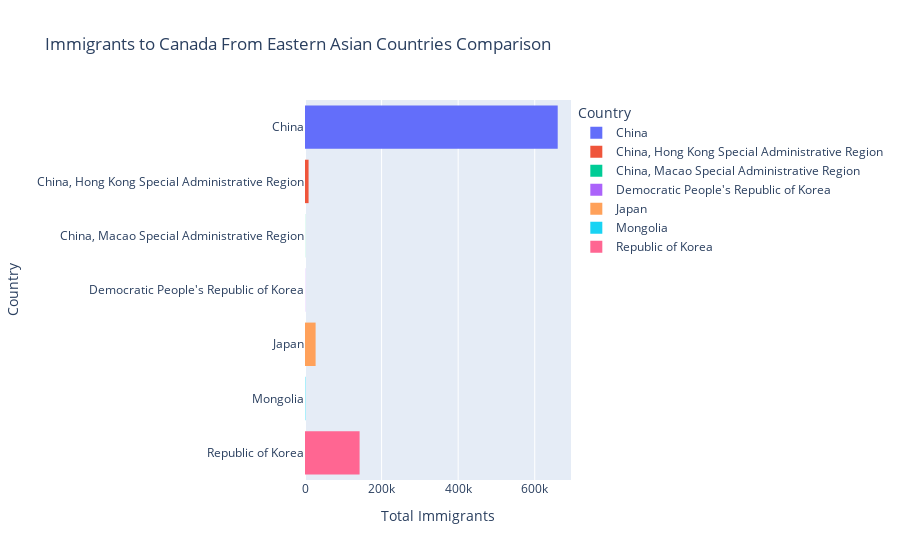

Write notebook code for a chart like this one.
### Markdown cell above
### Immigrants from Eastern Asia Bar Plot

### Code cell
fig = px.histogram(df_can_new[df_can_new["Region"]=="Eastern Asia"], x="Immigrants", y="Country", color="Country",
                   title="Immigrants to Canada From Eastern Asian Countries Comparison", orientation="h")
fig.for_each_trace(lambda t: t.update(hovertemplate=t.hovertemplate.replace("sum of", "Total")))
fig.update_layout(xaxis_title="Total Immigrants")
fig.show()

### Figure 1 — Plotly figure (JSON) as saved in the notebook; plotly's stock layout.template omitted (floating-point values rounded to 4 significant figures)
{"data": [{"alignmentgroup": "True", "bingroup": "y", "histfunc": "sum", "hovertemplate": "Country=%{y}<br>Total Immigrants=%{x}<extra></extra>", "legendgroup": "China", "marker": {"color": "#636efa", "pattern": {"shape": ""}}, "name": "China", "offsetgroup": "China", "orientation": "h", "showlegend": true, "type": "histogram", "x": [5123, 6682, 3308, 1863, 1527, 1816, 1960, 2643, 2758, 4323, 8076, 14255, 10846, 9817, 13128, 14398, 19415, 20475, 21049, 30069, 35529, 36434, 31961, 36439, 36619, 42584, 33518, 27642, 30037, 29622, 30391, 28502, 33024, 34129], "xaxis": "x", "y": ["China", "China", "China", "China", "China", "China", "China", "China", "China", "China", "China", "China", "China", "China", "China", "China", "China", "China", "China", "China", "China", "China", "China", "China", "China", "China", "China", "China", "China", "China", "China", "China", "China", "China"], "yaxis": "y"}, {"alignmentgroup": "True", "bingroup": "y", "histfunc": "sum", "hovertemplate": "Country=%{y}<br>Total Immigrants=%{x}<extra></extra>", "legendgroup": "China, Hong Kong Special Administrative Region", "marker": {"color": "#EF553B", "pattern": {"shape": ""}}, "name": "China, Hong Kong Special Administrative Region", "offsetgroup": "China, Hong Kong Special Administrative Region", "orientation": "h", "showlegend": true, "type": "histogram", "x": [0, 0, 0, 0, 0, 0, 0, 0, 0, 0, 0, 0, 0, 0, 0, 0, 0, 24, 257, 400, 470, 379, 430, 446, 536, 729, 712, 674, 897, 657, 623, 591, 728, 774], "xaxis": "x", "y": ["China, Hong Kong Special Administrative Region", "China, Hong Kong Special Administrative Region", "China, Hong Kong Special Administrative Region", "China, Hong Kong Special Administrative Region", "China, Hong Kong Special Administrative Region", "China, Hong Kong Special Administrative Region", "China, Hong Kong Special Administrative Region", "China, Hong Kong Special Administrative Region", "China, Hong Kong Special Administrative Region", "China, Hong Kong Special Administrative Region", "China, Hong Kong Special Administrative Region", "China, Hong Kong Special Administrative Region", "China, Hong Kong Special Administrative Region", "China, Hong Kong Special Administrative Region", "China, Hong Kong Special Administrative Region", "China, Hong Kong Special Administrative Region", "China, Hong Kong Special Administrative Region", "China, Hong Kong Special Administrative Region", "China, Hong Kong Special Administrative Region", "China, Hong Kong Special Administrative Region", "China, Hong Kong Special Administrative Region", "China, Hong Kong Special Administrative Region", "China, Hong Kong Special Administrative Region", "China, Hong Kong Special Administrative Region", "China, Hong Kong Special Administrative Region", "China, Hong Kong Special Administrative Region", "China, Hong Kong Special Administrative Region", "China, Hong Kong Special Administrative Region", "China, Hong Kong Special Administrative Region", "China, Hong Kong Special Administrative Region", "China, Hong Kong Special Administrative Region", "China, Hong Kong Special Administrative Region", "China, Hong Kong Special Administrative Region", "China, Hong Kong Special Administrative Region"], "yaxis": "y"}, {"alignmentgroup": "True", "bingroup": "y", "histfunc": "sum", "hovertemplate": "Country=%{y}<br>Total Immigrants=%{x}<extra></extra>", "legendgroup": "China, Macao Special Administrative Region", "marker": {"color": "#00cc96", "pattern": {"shape": ""}}, "name": "China, Macao Special Administrative Region", "offsetgroup": "China, Macao Special Administrative Region", "orientation": "h", "showlegend": true, "type": "histogram", "x": [0, 0, 0, 0, 0, 0, 0, 0, 0, 0, 0, 0, 0, 0, 0, 0, 0, 0, 0, 0, 1, 15, 28, 21, 21, 21, 32, 16, 12, 21, 21, 13, 33, 29], "xaxis": "x", "y": ["China, Macao Special Administrative Region", "China, Macao Special Administrative Region", "China, Macao Special Administrative Region", "China, Macao Special Administrative Region", "China, Macao Special Administrative Region", "China, Macao Special Administrative Region", "China, Macao Special Administrative Region", "China, Macao Special Administrative Region", "China, Macao Special Administrative Region", "China, Macao Special Administrative Region", "China, Macao Special Administrative Region", "China, Macao Special Administrative Region", "China, Macao Special Administrative Region", "China, Macao Special Administrative Region", "China, Macao Special Administrative Region", "China, Macao Special Administrative Region", "China, Macao Special Administrative Region", "China, Macao Special Administrative Region", "China, Macao Special Administrative Region", "China, Macao Special Administrative Region", "China, Macao Special Administrative Region", "China, Macao Special Administrative Region", "China, Macao Special Administrative Region", "China, Macao Special Administrative Region", "China, Macao Special Administrative Region", "China, Macao Special Administrative Region", "China, Macao Special Administrative Region", "China, Macao Special Administrative Region", "China, Macao Special Administrative Region", "China, Macao Special Administrative Region", "China, Macao Special Administrative Region", "China, Macao Special Administrative Region", "China, Macao Special Administrative Region", "China, Macao Special Administrative Region"], "yaxis": "y"}, {"alignmentgroup": "True", "bingroup": "y", "histfunc": "sum", "hovertemplate": "Country=%{y}<br>Total Immigrants=%{x}<extra></extra>", "legendgroup": "Democratic People's Republic of Korea", "marker": {"color": "#ab63fa", "pattern": {"shape": ""}}, "name": "Democratic People's Republic of Korea", "offsetgroup": "Democratic People's Republic of Korea", "orientation": "h", "showlegend": true, "type": "histogram", "x": [1, 1, 3, 1, 4, 3, 0, 0, 0, 0, 1, 4, 16, 0, 1, 0, 0, 4, 1, 4, 6, 8, 11, 18, 15, 14, 10, 7, 19, 11, 45, 97, 66, 17], "xaxis": "x", "y": ["Democratic People's Republic of Korea", "Democratic People's Republic of Korea", "Democratic People's Republic of Korea", "Democratic People's Republic of Korea", "Democratic People's Republic of Korea", "Democratic People's Republic of Korea", "Democratic People's Republic of Korea", "Democratic People's Republic of Korea", "Democratic People's Republic of Korea", "Democratic People's Republic of Korea", "Democratic People's Republic of Korea", "Democratic People's Republic of Korea", "Democratic People's Republic of Korea", "Democratic People's Republic of Korea", "Democratic People's Republic of Korea", "Democratic People's Republic of Korea", "Democratic People's Republic of Korea", "Democratic People's Republic of Korea", "Democratic People's Republic of Korea", "Democratic People's Republic of Korea", "Democratic People's Republic of Korea", "Democratic People's Republic of Korea", "Democratic People's Republic of Korea", "Democratic People's Republic of Korea", "Democratic People's Republic of Korea", "Democratic People's Republic of Korea", "Democratic People's Republic of Korea", "Democratic People's Republic of Korea", "Democratic People's Republic of Korea", "Democratic People's Republic of Korea", "Democratic People's Republic of Korea", "Democratic People's Republic of Korea", "Democratic People's Republic of Korea", "Democratic People's Republic of Korea"], "yaxis": "y"}, {"alignmentgroup": "True", "bingroup": "y", "histfunc": "sum", "hovertemplate": "Country=%{y}<br>Total Immigrants=%{x}<extra></extra>", "legendgroup": "Japan", "marker": {"color": "#FFA15A", "pattern": {"shape": ""}}, "name": "Japan", "offsetgroup": "Japan", "orientation": "h", "showlegend": true, "type": "histogram", "x": [701, 756, 598, 309, 246, 198, 248, 422, 324, 494, 379, 506, 605, 907, 956, 826, 994, 924, 897, 1083, 1010, 1092, 806, 817, 973, 1067, 1212, 1250, 1284, 1194, 1168, 1265, 1214, 982], "xaxis": "x", "y": ["Japan", "Japan", "Japan", "Japan", "Japan", "Japan", "Japan", "Japan", "Japan", "Japan", "Japan", "Japan", "Japan", "Japan", "Japan", "Japan", "Japan", "Japan", "Japan", "Japan", "Japan", "Japan", "Japan", "Japan", "Japan", "Japan", "Japan", "Japan", "Japan", "Japan", "Japan", "Japan", "Japan", "Japan"], "yaxis": "y"}, {"alignmentgroup": "True", "bingroup": "y", "histfunc": "sum", "hovertemplate": "Country=%{y}<br>Total Immigrants=%{x}<extra></extra>", "legendgroup": "Mongolia", "marker": {"color": "#19d3f3", "pattern": {"shape": ""}}, "name": "Mongolia", "offsetgroup": "Mongolia", "orientation": "h", "showlegend": true, "type": "histogram", "x": [0, 0, 0, 0, 0, 0, 0, 0, 0, 0, 1, 1, 1, 0, 1, 1, 8, 1, 0, 1, 17, 17, 20, 28, 34, 59, 64, 82, 59, 118, 169, 103, 68, 99], "xaxis": "x", "y": ["Mongolia", "Mongolia", "Mongolia", "Mongolia", "Mongolia", "Mongolia", "Mongolia", "Mongolia", "Mongolia", "Mongolia", "Mongolia", "Mongolia", "Mongolia", "Mongolia", "Mongolia", "Mongolia", "Mongolia", "Mongolia", "Mongolia", "Mongolia", "Mongolia", "Mongolia", "Mongolia", "Mongolia", "Mongolia", "Mongolia", "Mongolia", "Mongolia", "Mongolia", "Mongolia", "Mongolia", "Mongolia", "Mongolia", "Mongolia"], "yaxis": "y"}, {"alignmentgroup": "True", "bingroup": "y", "histfunc": "sum", "hovertemplate": "Country=%{y}<br>Total Immigrants=%{x}<extra></extra>", "legendgroup": "Republic of Korea", "marker": {"color": "#FF6692", "pattern": {"shape": ""}}, "name": "Republic of Korea", "offsetgroup": "Republic of Korea", "orientation": "h", "showlegend": true, "type": "histogram", "x": [1011, 1456, 1572, 1081, 847, 962, 1208, 2338, 2805, 2979, 2087, 2598, 3790, 3819, 3005, 3501, 3250, 4093, 4938, 7108, 7618, 9619, 7342, 7117, 5352, 5832, 6215, 5920, 7294, 5874, 5537, 4588, 5316, 4509], "xaxis": "x", "y": ["Republic of Korea", "Republic of Korea", "Republic of Korea", "Republic of Korea", "Republic of Korea", "Republic of Korea", "Republic of Korea", "Republic of Korea", "Republic of Korea", "Republic of Korea", "Republic of Korea", "Republic of Korea", "Republic of Korea", "Republic of Korea", "Republic of Korea", "Republic of Korea", "Republic of Korea", "Republic of Korea", "Republic of Korea", "Republic of Korea", "Republic of Korea", "Republic of Korea", "Republic of Korea", "Republic of Korea", "Republic of Korea", "Republic of Korea", "Republic of Korea", "Republic of Korea", "Republic of Korea", "Republic of Korea", "Republic of Korea", "Republic of Korea", "Republic of Korea", "Republic of Korea"], "yaxis": "y"}], "layout": {"autosize": true, "barmode": "relative", "legend": {"title": {"text": "Country"}, "tracegroupgap": 0}, "title": {"text": "Immigrants to Canada From Eastern Asian Countries Comparison"}, "xaxis": {"anchor": "y", "autorange": true, "domain": [0, 1], "range": [0, 694700.0], "title": {"text": "Total Immigrants"}, "type": "linear"}, "yaxis": {"anchor": "x", "autorange": true, "categoryarray": ["Republic of Korea", "Mongolia", "Japan", "Democratic People's Republic of Korea", "China, Macao Special Administrative Region", "China, Hong Kong Special Administrative Region", "China"], "categoryorder": "array", "domain": [0, 1], "range": [-0.5, 6.5], "title": {"text": "Country"}, "type": "category"}}}
